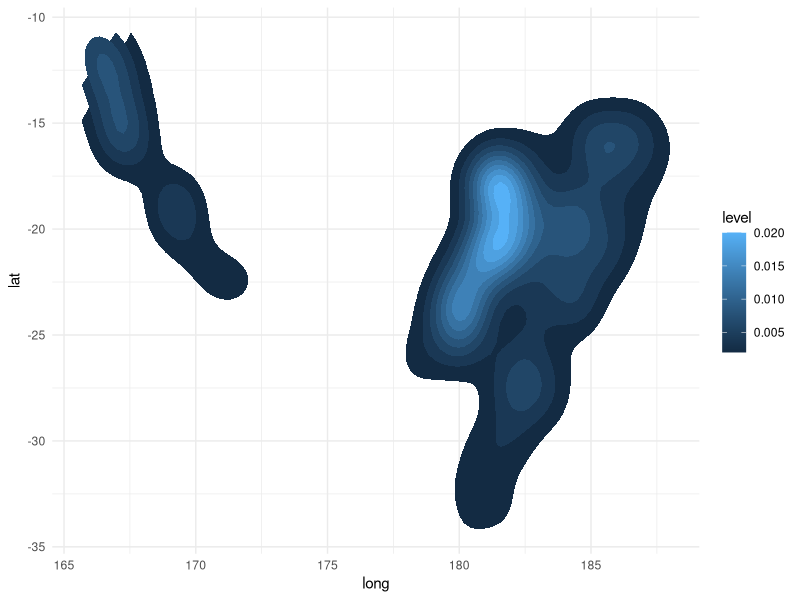

Source code (R):
#2 Spatial Heatmap 
library(ggplot2)

data(quakes)

ggplot(quakes, aes(x = long, y = lat)) +
  stat_density2d(aes(fill = ..level..), geom = "polygon") +
  theme_minimal()

